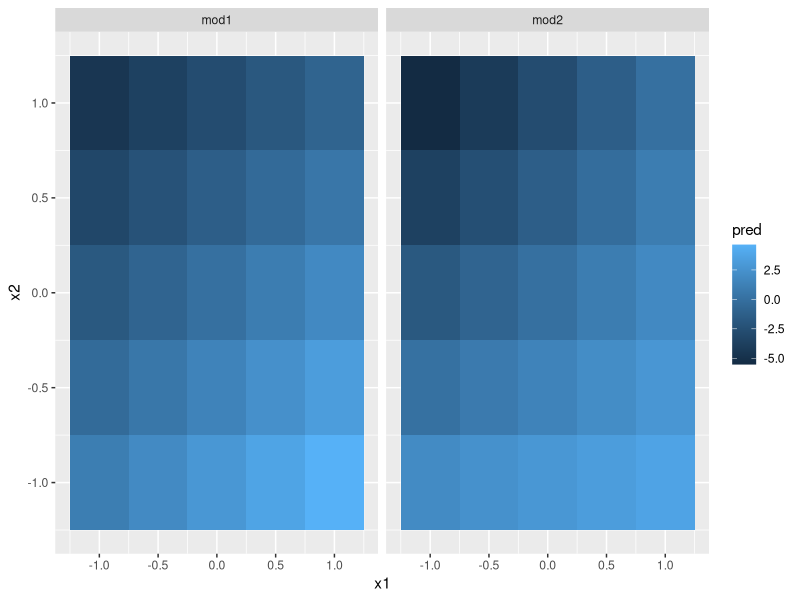
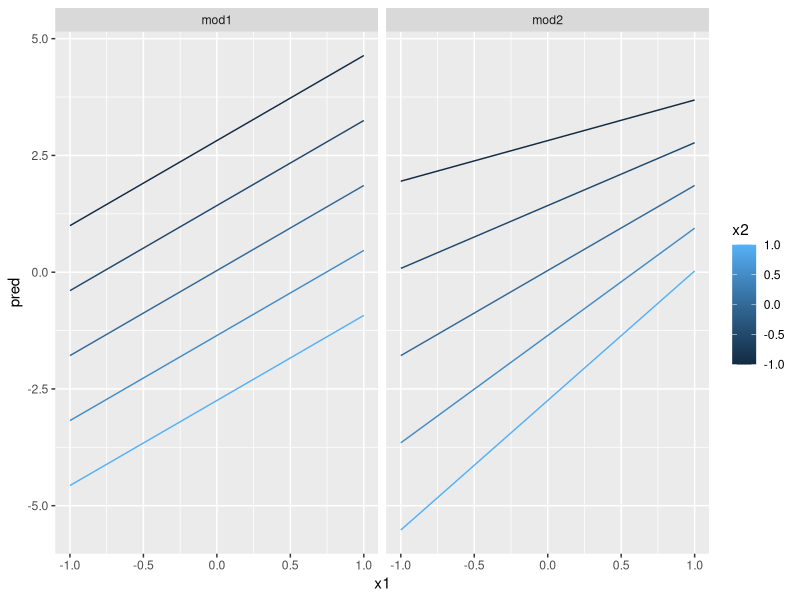
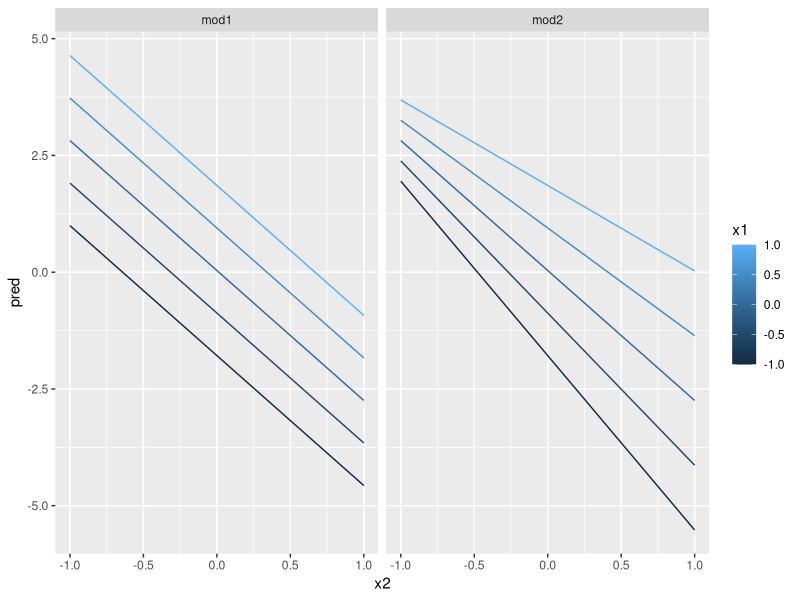

R code for these plots, in order:
library(tidyverse)
library(modelr)
options(na.action = na.warn)

mod1 <- lm(y ~ x1 + x2, data = sim4)
mod2 <- lm(y ~ x1 * x2, data = sim4)

grid <- sim4 %>% 
  data_grid(
    x1 = seq_range(x1, 5), 
    x2 = seq_range(x2, 5) 
  ) %>% 
  gather_predictions(mod1, mod2)
grid

ggplot(grid, aes(x1, x2)) + 
  geom_tile(aes(fill = pred)) + 
  facet_wrap(~ model)

ggplot(grid, aes(x1, pred, colour = x2, group = x2)) + 
  geom_line() +
  facet_wrap(~ model)

ggplot(grid, aes(x2, pred, colour = x1, group = x1)) + 
  geom_line() +
  facet_wrap(~ model)
